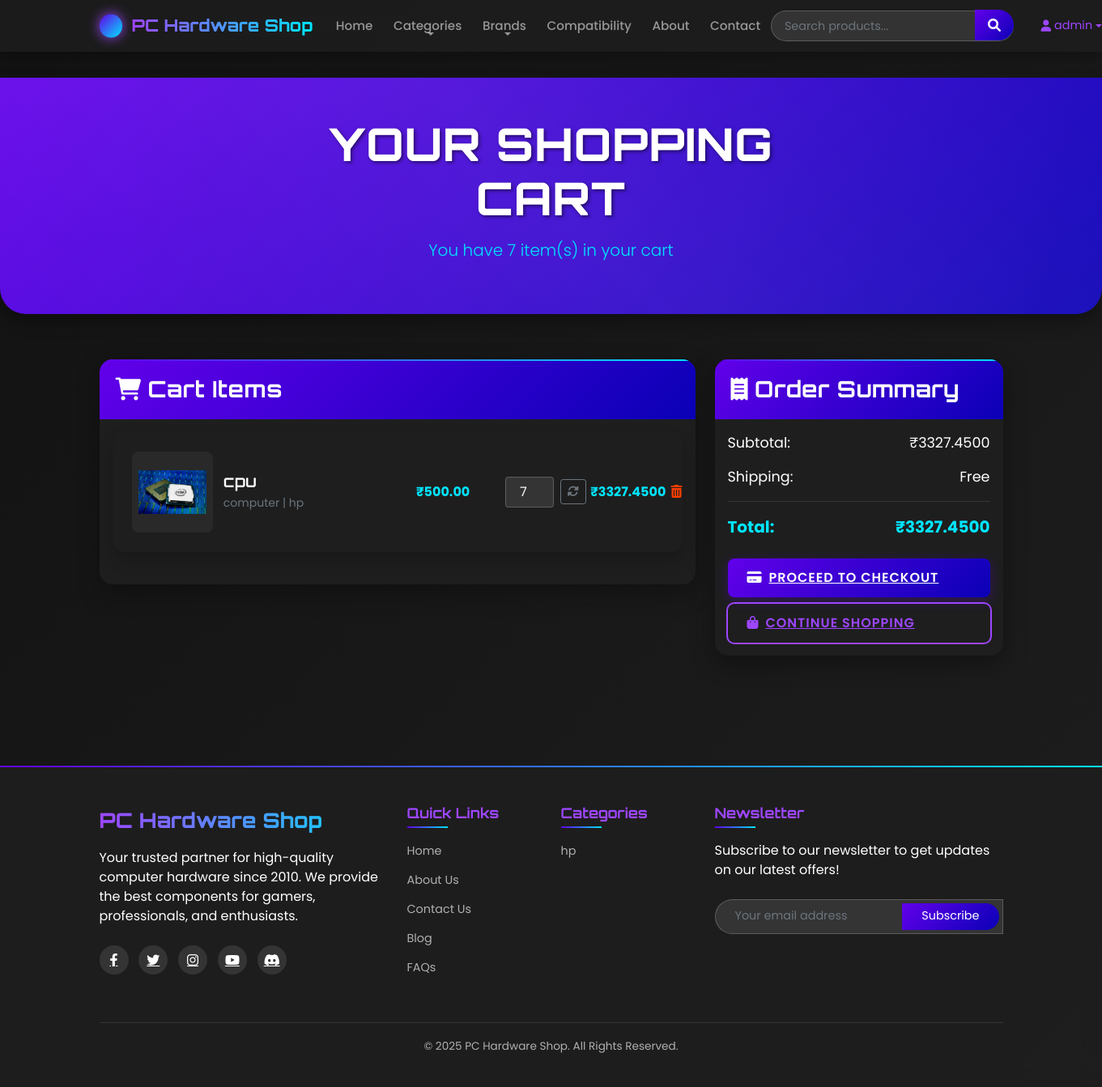
The app's page /cart/ (signed in) with its own data.
### pcapp/models.py (models this page shows, shortened)
class Cart(models.Model):
    user = models.OneToOneField(User, on_delete=models.CASCADE, related_name='cart')
    created_at = models.DateTimeField(auto_now_add=True)
    updated_at = models.DateTimeField(auto_now=True)
    @property
    def total_price(self):
        return sum(item.total_price for item in self.items.all())
    @property
    def total_items(self):
        return sum(item.quantity for item in self.items.all())

class CartItem(models.Model):
    cart = models.ForeignKey(Cart, on_delete=models.CASCADE, related_name='items')
    product = models.ForeignKey(Product, on_delete=models.CASCADE)
    quantity = models.PositiveIntegerField(default=1)
    created_at = models.DateTimeField(auto_now_add=True)
    updated_at = models.DateTimeField(auto_now=True)
    class Meta:
        unique_together = ('cart', 'product')
    @property
    def total_price(self):
        return self.product.discounted_price * self.quantity

class Product(models.Model):
    name = models.CharField(max_length=200)
    slug = models.SlugField(max_length=200, unique=True)
    category = models.ForeignKey(Category, on_delete=models.CASCADE, related_name='products')
    company = models.ForeignKey(Company, on_delete=models.CASCADE, related_name='products')
    description = models.TextField()
    specifications = models.JSONField(default=dict)  # Store detailed specs as JSON
    price = models.DecimalField(max_digits=10, decimal_places=2)
    stock = models.PositiveIntegerField(default=0)
    is_available = models.BooleanField(default=True)
    is_featured = models.BooleanField(default=False)
    discount_percentage = models.DecimalField(max_digits=5, decimal_places=2, default=0)
    created_at = models.DateTimeField(auto_now_add=True)
    updated_at = models.DateTimeField(auto_now=True)
    class Meta:
        ordering = ('name',)
    @property
    def discounted_price(self):
        if self.discount_percentage > 0:
            return self.price - (self.price * self.discount_percentage / 100)
        return self.price

class ProductImage(models.Model):
    product = models.ForeignKey(Product, on_delete=models.CASCADE, related_name='images')
    image = models.ImageField(upload_to='products/')
    is_primary = models.BooleanField(default=False)
    created_at = models.DateTimeField(auto_now_add=True)

class Company(models.Model):
    name = models.CharField(max_length=100)
    slug = models.SlugField(max_length=100, unique=True)
    logo = models.ImageField(upload_to='companies/', blank=True)
    description = models.TextField(blank=True)
    website = models.URLField(blank=True)
    categories = models.ManyToManyField(Category, related_name='companies')
    created_at = models.DateTimeField(auto_now_add=True)
    updated_at = models.DateTimeField(auto_now=True)
    class Meta:
        verbose_name_plural = 'Companies'
        ordering = ('name',)

class Category(models.Model):
    name = models.CharField(max_length=100)
    slug = models.SlugField(max_length=100, unique=True)
    description = models.TextField(blank=True)
    image = models.ImageField(upload_to='categories/', blank=True)
    created_at = models.DateTimeField(auto_now_add=True)
    updated_at = models.DateTimeField(auto_now=True)
    class Meta:
        verbose_name_plural = 'Categories'
        ordering = ('name',)

### pcapp/views.py (the view)
# urls.py: path('cart/', views.view_cart, name='view_view'),
@login_required
def view_cart(request):
    cart, created = Cart.objects.get_or_create(user=request.user)
    cart_items = cart.items.all()
    context = {
        'cart': cart,
        'cart_items': cart_items,
    }
    return render(request, 'pcapp/cart.html', context)

### pcapp/templates/pcapp/cart.html (shortened to what this page needs)
{% extends 'pcapp/base.html' %}
{% block content %}
<div class="cart-header">
    <div class="container">
        <div class="row">
            <div class="col-lg-8 mx-auto text-center">
                <h1 class="display-4 cart-title">Your Shopping Cart</h1>
                {% if cart_items %}
                    <p class="lead cart-subtitle">You have {{ cart.total_items }} item(s) in your cart</p>
                {% else %}
                    <p class="lead cart-subtitle">Your cart is currently empty</p>
                {% endif %}
            </div>
        </div>
    </div>
</div>
<div class="container py-4">
    {% if cart_items %}
        <div class="row">
            <div class="col-lg-8">
                <div class="neon-card">
                    <div class="card-header card-header-primary">
                        <h3 class="mb-0"><i class="fas fa-shopping-cart me-2"></i>Cart Items</h3>
                    </div>
                    <div class="card-body">
                        {% for item in cart_items %}
                            <div class="cart-item">
                                <div class="row align-items-center">
                                    <div class="col-md-2 col-sm-3 mb-3 mb-md-0 text-center">
                                        {% if item.product.images.exists %}
                                            <img src="{{ item.product.images.first.image.url }}" alt="{{ item.product.name }}" class="cart-item-image">
                                        {% else %}
                                            <div class="cart-item-image d-flex align-items-center justify-content-center">
                                                <i class="fas fa-desktop fa-2x text-muted"></i>
                                            </div>
                                        {% endif %}
                                    </div>
                                    <div class="col-md-4 col-sm-9 mb-3 mb-md-0">
                                        <h5 class="cart-item-title">{{ item.product.name }}</h5>
                                        <p class="text-muted small mb-0">
                                            {{ item.product.company.name }} | {{ item.product.category.name }}
                                        </p>
                                    </div>
                                    <div class="col-md-2 col-sm-4 mb-3 mb-md-0 text-md-center">
                                        <span class="cart-item-price">₹{{ item.product.price }}</span>
                                    </div>
                                    <div class="col-md-2 col-sm-4 mb-3 mb-md-0">
                                        <form method="post" action="{% url 'update_cart' %}" class="cart-item-form">
                                            <input type="number" name="quantity" value="{{ item.quantity }}" min="1" class="cart-quantity">
                                            <button type="submit" class="btn btn-sm btn-outline-secondary">
                                                <i class="fas fa-sync-alt"></i>
                                            </button>
                                        </form>
                                    </div>
                                    <div class="col-md-2 col-sm-4 text-md-end">
                                        <div class="d-flex justify-content-between align-items-center">
                                            <span class="cart-item-price d-none d-md-block">₹{{ item.total_price }}</span>
                                            <form method="post" action="{% url 'remove_from_cart' %}">
                                                <button type="submit" class="remove-btn">
                                                    <i class="fas fa-trash-alt"></i>
                                                </button>
                                            </form>
                                        </div>
                                    </div>
                                </div>
                            </div>
                        {% endfor %}
                    </div>
                </div>
            </div>
            <div class="col-lg-4">
                <div class="neon-card cart-summary">
                    <div class="card-header card-header-primary">
                        <h3 class="mb-0"><i class="fas fa-receipt me-2"></i>Order Summary</h3>
                    </div>
                    <div class="card-body">
                        <div class="summary-row">
                            <span>Subtotal:</span>
                            <span>₹{{ cart.total_price }}</span>
                        </div>
                        <div class="summary-row">
                            <span>Shipping:</span>
                            <span>Free</span>
                        </div>
                        <div class="summary-row total">
                            <span>Total:</span>
                            <span>₹{{ cart.total_price }}</span>
                        </div>
                        <div class="d-grid gap-2 mt-4">
                            <a href="{% url 'checkout' %}" class="neon-btn neon-btn-primary">
                                <i class="fas fa-credit-card me-2"></i>Proceed to Checkout
                            </a>
                            <a href="{% url 'home' %}" class="neon-btn neon-btn-outline">
                                <i class="fas fa-shopping-bag me-2"></i>Continue Shopping
                            </a>
                        </div>
                    </div>
                </div>
            </div>
        </div>
    {% endif %}
</div>
{% endblock %}

### pcapp/templates/pcapp/base.html (shortened to what this page needs)
<!DOCTYPE html>
<html lang="en">
<head>
    <link href="https://cdn.jsdelivr.net/npm/bootstrap@5.1.3/dist/css/bootstrap.min.css" rel="stylesheet">
    <link rel="stylesheet" href="https://cdnjs.cloudflare.com/ajax/libs/font-awesome/6.0.0-beta3/css/all.min.css">
    <link href="https://unpkg.com/aos@2.3.1/dist/aos.css" rel="stylesheet">
</head>
<body>
    <nav class="navbar navbar-expand-lg navbar-dark sticky-top">
        <div class="container">
            <a class="navbar-brand" href="{% url 'home' %}"><span>PC Hardware Shop</span></a>
            <div class="collapse navbar-collapse" id="navbarNav">
                <ul class="navbar-nav me-auto mb-2 mb-lg-0">
                    <li class="nav-item">
                        <a class="nav-link {% if request.path == '/' %}active{% endif %}" href="{% url 'home' %}">Home</a>
                    </li>
                    <li class="nav-item dropdown">
                        <a class="nav-link dropdown-toggle" href="#" id="categoriesDropdown" role="button" data-bs-toggle="dropdown" aria-expanded="false">
                            Categories
                        </a>
                    </li>
                    <li class="nav-item dropdown">
                        <a class="nav-link dropdown-toggle" href="#" id="brandsDropdown" role="button" data-bs-toggle="dropdown" aria-expanded="false">
                            Brands
                        </a>
                    </li>
                    <li class="nav-item">
                        <a class="nav-link {% if 'compatibility-checker' in request.path %}active{% endif %}" href="{% url 'compatibility_checker' %}">Compatibility</a>
                    </li>
                    <li class="nav-item">
                        <a class="nav-link {% if 'about' in request.path %}active{% endif %}" href="{% url 'about_us' %}">About</a>
                    </li>
                    <li class="nav-item">
                        <a class="nav-link {% if 'contact' in request.path %}active{% endif %}" href="{% url 'contact_us' %}">Contact</a>
                    </li>
                </ul>
                <form class="search-form d-flex mb-0 me-lg-3" action="{% url 'search_products' %}" method="get">
                    <input class="form-control" type="search" name="q" placeholder="Search products..." aria-label="Search">
                    <button class="btn" type="submit"><i class="fas fa-search"></i></button>
                </form>
                <div class="user-actions d-flex">
                    {% if user.is_authenticated %}
                        <div class="dropdown">
                            <button class="btn btn-outline-primary dropdown-toggle" type="button" id="userDropdown" data-bs-toggle="dropdown" aria-expanded="false">
                                <i class="fas fa-user me-1"></i> {{ user.username }}
                            </button>
                        </div>
                    {% else %}
                        <a href="{% url 'login' %}" class="btn btn-outline-primary"><i class="fas fa-sign-in-alt me-1"></i> Login</a>
                        <a href="{% url 'register' %}" class="btn btn-primary"><i class="fas fa-user-plus me-1"></i> Register</a>
                    {% endif %}
                </div>
            </div>
        </div>
    </nav>
    <main class="main-content">
        {% block content %}{% endblock %}
    </main>
    <footer class="footer">
        <div class="container">
            <div class="row gy-4">
                <div class="col-lg-4 col-md-6">
                    <div class="footer-logo">PC Hardware Shop</div>
                    <p class="mb-4">Your trusted partner for high-quality computer hardware since 2010. We provide the best components for gamers, professionals, and enthusiasts.</p>
                    <div class="social-links">
                        <a href="#" target="_blank"><i class="fab fa-facebook-f"></i></a>
                        <a href="#" target="_blank"><i class="fab fa-twitter"></i></a>
                        <a href="#" target="_blank"><i class="fab fa-instagram"></i></a>
                        <a href="#" target="_blank"><i class="fab fa-youtube"></i></a>
                        <a href="#" target="_blank"><i class="fab fa-discord"></i></a>
                    </div>
                </div>
                <div class="col-lg-2 col-md-3 col-6">
                    <div class="footer-links">
                        <h5>Quick Links</h5>
                        <ul>
                            <li><a href="{% url 'home' %}">Home</a></li>
                            <li><a href="{% url 'about_us' %}">About Us</a></li>
                            <li><a href="{% url 'contact_us' %}">Contact Us</a></li>
                            <li><a href="#">Blog</a></li>
                            <li><a href="#">FAQs</a></li>
                        </ul>
                    </div>
                </div>
                <div class="col-lg-2 col-md-3 col-6">
                    <div class="footer-links">
                        <h5>Categories</h5>
                        <ul>
                            {% for category in categories|slice:":5" %}
                                {% if category.slug %}
                                    <li><a href="{% url 'category_detail' category.slug %}">{{ category.name }}</a></li>
                                {% endif %}
                            {% endfor %}
                        </ul>
                    </div>
                </div>
                <div class="col-lg-4 col-md-12">
                    <div class="footer-links">
                        <h5>Newsletter</h5>
                        <p>Subscribe to our newsletter to get updates on our latest offers!</p>
                        <form class="newsletter-form" action="#" method="post">
                            <div class="input-group">
                                <input type="email" class="form-control" placeholder="Your email address" required>
                                <button class="btn" type="submit">Subscribe</button>
                            </div>
                        </form>
                    </div>
                </div>
            </div>
            <div class="copyright">
                <p>&copy; {% now "Y" %} PC Hardware Shop. All Rights Reserved.</p>
            </div>
        </div>
    </footer>
</body>
</html>

### records on screen
Cart: total_items "7", total_price "3327.4500"
CartItem: product.images.first.image (picture), product.name "cpu", product.company.name "computer", product.category.name "hp", product.price "500.00", quantity "7", total_price "3327.4500"
Category: name "hp"

### other values on screen
{{ user.username }} "admin"
